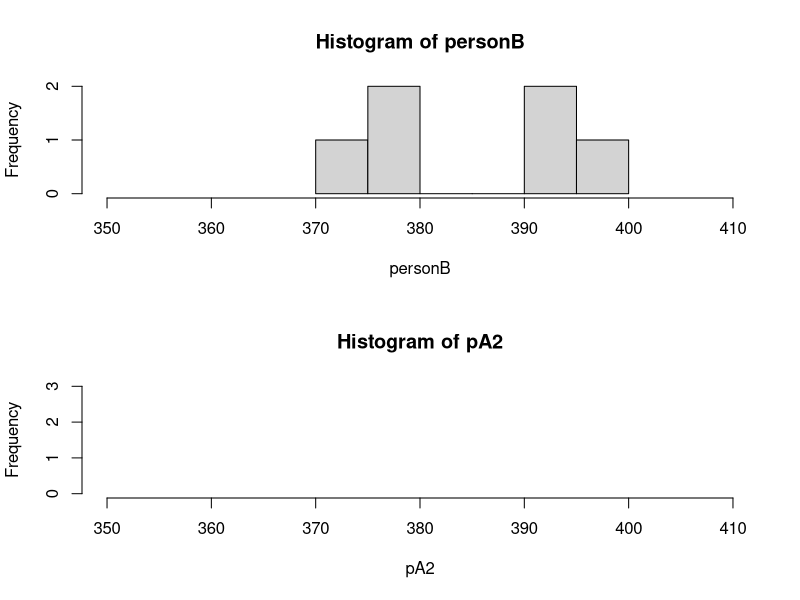

R code for this plot:
#1-a. 
s1 = c(90,95,89,71,73,96,87,95,107,89,96,80,97,95,102,97,93,101,82,83,74,91,83,98,95,111,99,120,93,84)
mean(s1) 

#1-b
 #yes. because estimate	in	part(a) is estimate of the	population	parameter.

#1-c Calculate	the	standard	error	for	your	sample	estimate.
se <-  function(s1) sd(s1)/sqrt(length(s1)) #the	standard	error : 1.976529

#1-d What	does	the	quantity	in	part(c)	measure?
se(s1)

#1-e Calculate	a	95%	confidence	interval	for	the	population	mean.
t.test(s1)
 #a	95%	confidence	interval : 88.15754 96.24246

#1-f Provide	an	interpretation	for	the	interval	you	calculated	in	part	(e).
 #a	95%	confidence	interval : 88.15754 96.24246, I find out that through t.test


#2
male <- c(220.1,218.6,229.6,228.8,222.0,224.1,226.5)
female <- c(223.4,221.5,230.2,224.3,223.8,230.8)

t.test(male,female,alternative="less",var.equal=TRUE)

#3
 # (a) false There can be meaningful difference in recovery of patients.
 # (b) ture
 # (c) false We do't find Type I error
 # (d) false Type II error is the failure to reject a false null hypothesis
 # (e) false significance	level	is 5% and a	P-value	is 0.04


#4
personA <- c(248,236,269,254,249,251,260,245,239,255)
personB <- c(380,391,377,392,398,374)
pA2 <- 1.5*personB

layout(matrix(2:1,ncol = 1))
hist(pA2,xlim = c(350,410))
hist(personB,xlim = c(350,410))


#5
 #Standard deviation is a measure of dispersion within your data set whereas standard error is considered the level of error (dispersion) of your data from a population mean.
#example data : data of Q1
sd(s1) #10.82589
se(s1) #1.976529

